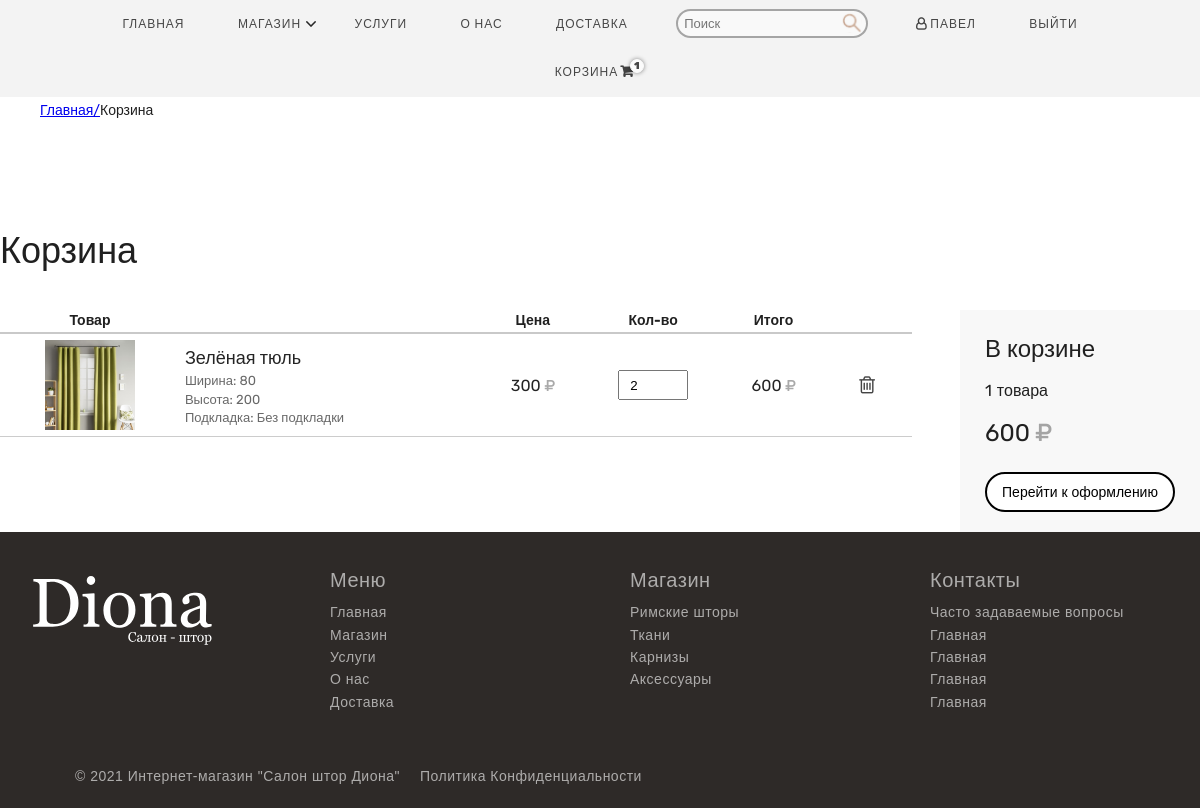
/shopcart/ (signed in), run on an earlier commit of the app's database.
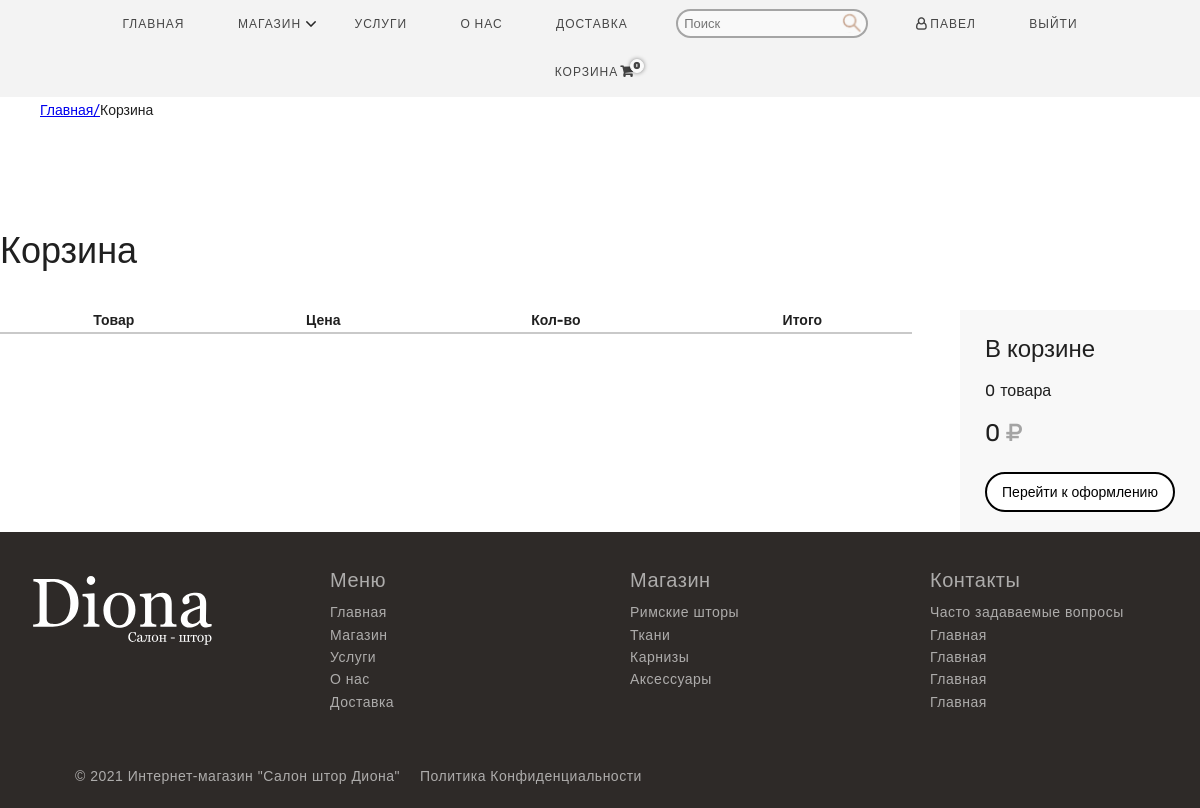
And on a later commit of the database.
### order/models.py (models this page shows, shortened)
class ShopCart(models.Model):
    user = models.ForeignKey(User, on_delete=models.SET_NULL, null=True)
    product = models.ForeignKey(Product, on_delete=models.SET_NULL, null=True)
    quantity = models.IntegerField()
    @property
    def amount(self):
        return (self.quantity * self.product.price)

### product/models.py (models this page shows, shortened)
class Product(models.Model):
    STATUS = (
        ('True', 'Виден'),
        ('False', 'Не виден'),
    )
    VARIANTS = (
        ('none', 'Нет'),
        ('white', 'Белый'),
        ('black', 'Чёрный'),
        ('green', 'Зелённый'),
    )
    COUNTRY = (
        ('none', 'Нет'),
        ('turkey', 'Турция'),
        ('russia', 'Россия'),
        ('china', 'Китай'),
    )
    category = models.ForeignKey(Category, on_delete=models.CASCADE, verbose_name='Категория')  # отношение "многие к одному" с категорией
    title = models.CharField(max_length=150, verbose_name='Название')
    keywords = models.CharField(max_length=255, verbose_name='Ключевое слово')
    description = models.CharField(max_length=255, verbose_name='Описание')
    image = models.ImageField(upload_to='images/', null=False, verbose_name='Изображение')
    price = models.DecimalField(max_digits=12, decimal_places=0, default=0, verbose_name='Цена')  # Цена
    amount = models.IntegerField(default=0, verbose_name='Кол-во')  # Кол-во
    variant = models.CharField(max_length=10, choices=VARIANTS, default='None', verbose_name='Цвет') #
    country = models.CharField(max_length=10, choices=COUNTRY, default='None', verbose_name='Страна')  #
    detail = RichTextUploadingField(verbose_name='Детали')  # Детали (CKeditor)
    slug = models.SlugField(null=False, unique=True, verbose_name='Метка')
    status = models.CharField(max_length=10, choices=STATUS, verbose_name='Статус')
    create_at = models.DateTimeField(auto_now_add=True)
    update_at = models.DateTimeField(auto_now=True)
    def __str__(self):
        return self.title

### order/views.py (the view)
# urls.py: path('shopcart/', OrderViews.shopcart, name='shopcart'),
def shopcart(request):
    category = Category.objects.all()
    current_user = request.user  # Access User Session information
    shopcart = ShopCart.objects.filter(user_id=current_user.id)
    total = 0
    count = shopcart.count()
    for rs in shopcart:
        total += rs.product.price * rs.quantity
    context = {
        'shopcart': shopcart,
        'category': category,
        'total': total,
        'count': count,
    }
    return render(request, 'shopcart_products.html', context)

### order/templates/shopcart_products.html (shortened to what the changed rows need)
{% extends 'homebase.html' %}
{% load static %}
{% block header %} {% include 'header.html' %} {% endblock header %}
{% block body %}
    <div class="shopcart-wrapper">
        <div class="shopcart">
            <div class="shopcart_table">
                <div class="shopcart_product">
                    <table class="shopcart_product_table">
                        <thead>
                        <tr>
                            <th class="h-product">
                                Товар
                            </th>
                            <th class="h-title">
                            </th>
                            <th class="h-price">
                                Цена
                            </th>
                            <th class="h-count">
                                Кол-во
                            </th>
                            <th class="h-total">
                                Итого
                            </th>
                            <th class="h-delete">
                            </th>
                        </tr>
                        </thead>
                        <tbody>
                        {% for rs in shopcart %}
                            <tr>
                                <td class="b-img_product">
                                    <img src="{{ rs.product.image.url }}" alt="">
                                </td>
                                <td class="b-title">
                                    <a href="/product/{{ rs.product.id }}/{{ rs.product.slug }}">{{ rs.product}}</a>
                                    <ul>
                                        <li><span>Ширина: 80</span></li>
                                        <li><span>Высота: 200</span></li>
                                        <li><span>Подкладка: Без подкладки</span></li>
                                    </ul>
                                </td>
                                <td class="b-price">
                                    <span id="price">{{ rs.product.price }} <i class="fa fa-rub" aria-hidden="true"></i></span>
                                </td>
                                <td class="b-count">
                                    <input class="input" type="number" value="{{ rs.quantity }}">
                                </td>
                                <td class="b-total">
                                    <span id="price">{{ rs.amount }} <i class="fa fa-rub" aria-hidden="true"></i></span>
                                </td>
                                <td class="b-delete">
                                    <a href="/order/deletefromcart/{{ rs.id }}" onclick="return confirm('Удалить! Вы уверены?')">
                                        <button class=""><i title="Удалить из корзины" class="fa fa-trash-o"
                                                        aria-hidden="true"></i></button>
                                    </a>
                                </td>
                            </tr>
                        {% endfor %}
                        </tbody>
                    </table>
                </div>
                <aside class="block_final_price">
                    <div class="block_final_price_count">
                        <p>{{ count }}</p>
                        <p id="title_count">товара</p>
                    </div>
                    <div class="block_final_price_final">
                        <span id="price">{{ total }} <i class="fa fa-rub" aria-hidden="true"></i></span>
                    </div>
                </aside>
            </div>
        </div>
    </div>
{% endblock body %}

### home/templates/header.html (shortened to what this page needs)
{% load static %}
<header class="header" id="myHeader">
    <nav class="top-menu">
        <ul class="menu-main">
            <li><a href="/home">Главная</a></li>
            <li id="listDropdown" class="dropdown" onclick="myFunctionDrop()">
                <a type="btn" class="dropbtn">Магазин<img src="{% static '' %}images/down-arrow.svg" alt=""></a>
            </li>
            <li><a href="/services">Услуги</a></li>
            <li><a href="/about">О нас</a></li>
            <li><a href="/delivery">Доставка</a></li>
            <li id="nav_search" class="search-container">
                <form class="form-search" action="/search/" method="post">
                    <input type="text" id="search" name="search" required placeholder="Поиск">
                    <input type="image" src="{% static '' %}images/search.svg"/>
                </form>
            </li>
            {% if user.id is not None %}
                <li><a href="/user"><i class="fa fa-user-o" aria-hidden="true"></i>{{ user.first_name }}</a></li>
                <li><a href="/logout">Выйти</a></li>
            {% else %}
                <li><a href="/login"><i class="fa fa-user-o" aria-hidden="true"></i>Войти</a></li>
                <li><a href="/signup"><i class="fa fa-user-o" aria-hidden="true"></i>Регистрация</a></li>
            {% endif %}
            <li>
                <a href="/shopcart/">
                    <div class="menu-href">
                        <div>Корзина<i class="fa fa-shopping-cart" aria-hidden="true"></i></div>
                        <div id="numb">{{ shopcart.count }}</div>
                    </div>
                </a>
            </li>
        </ul>
    </nav>
</header>

What changed in the data, as far as the page shows it:
removed ShopCart: product.image (picture), product "Зелёная тюль", product.price "300", quantity "2", amount "600"
Also different on the page:
{{ shopcart.count }}: "1" → "0"
{{ count }}: "1" → "0"
{{ total }}: "600" → "0"
